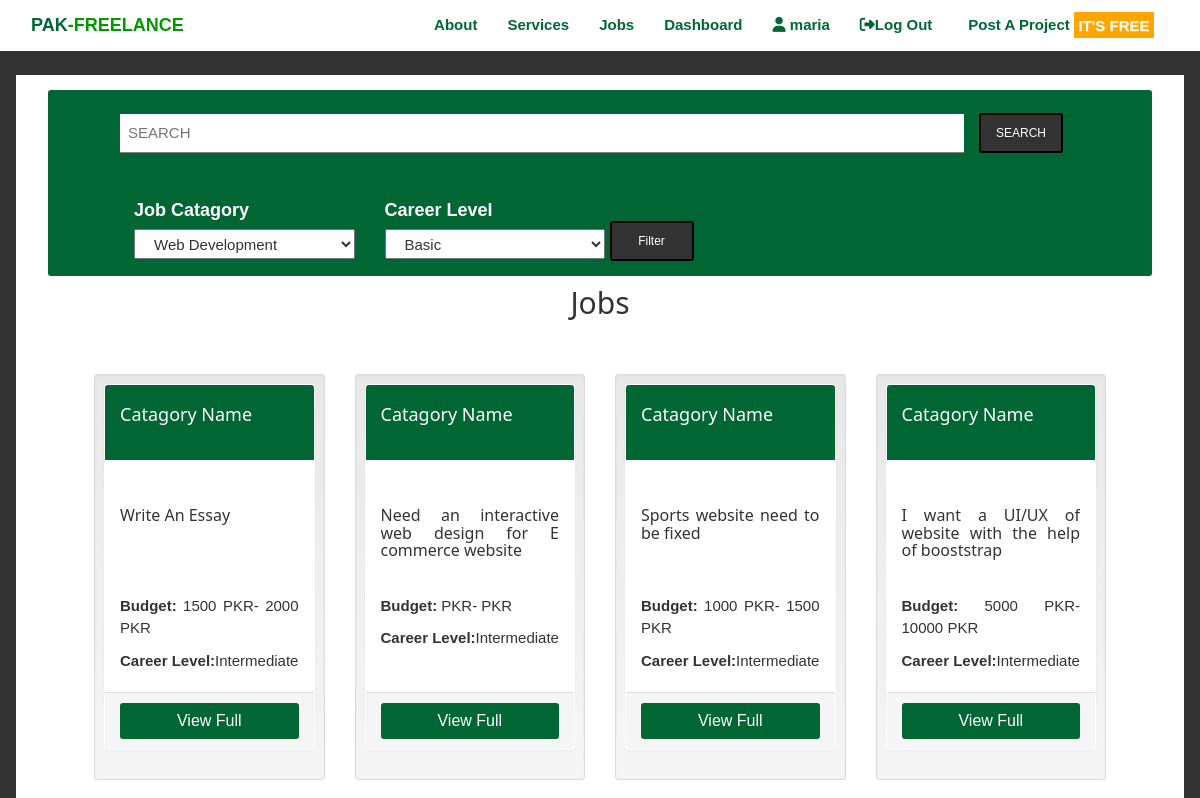
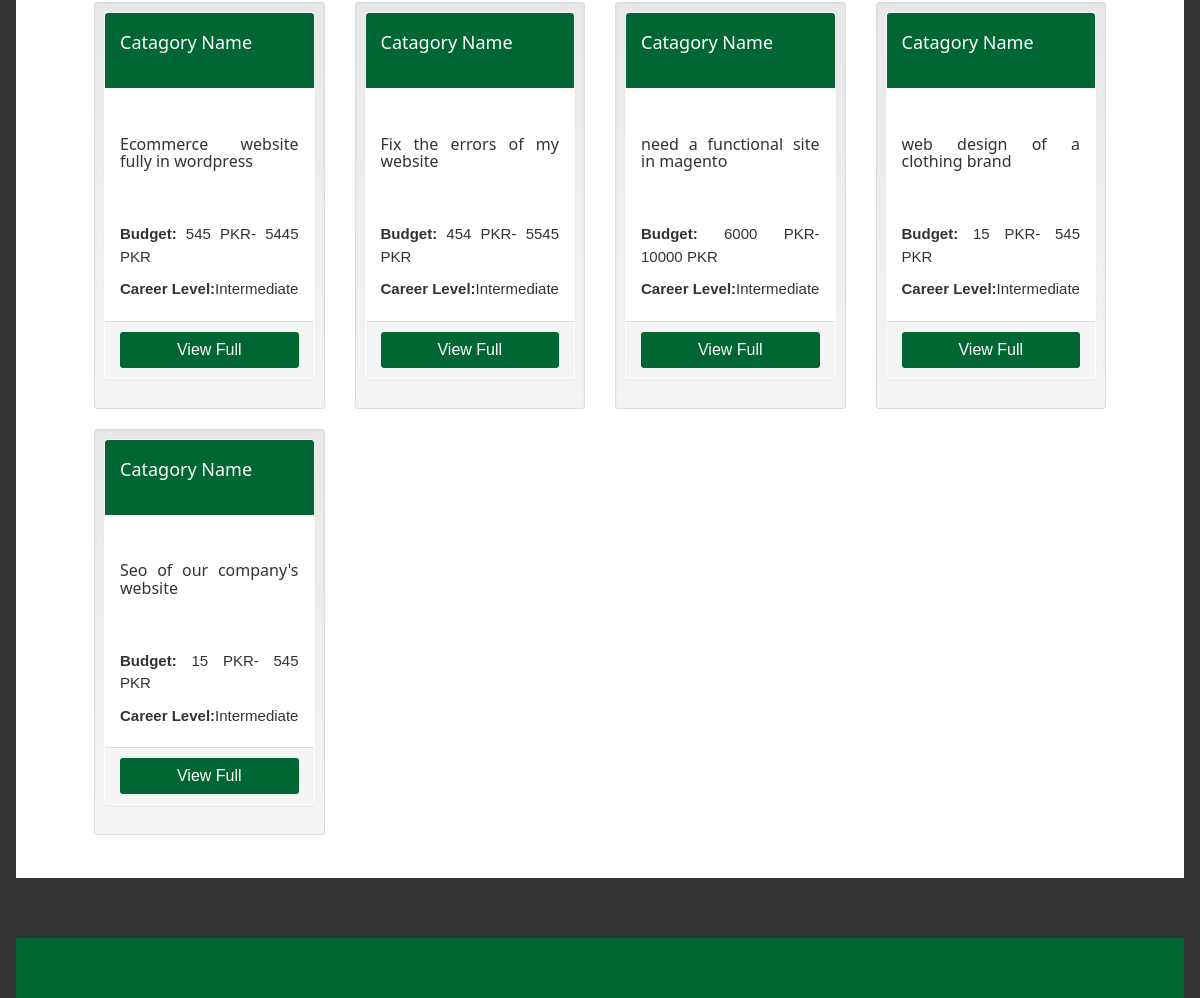
Page /views/jobs.php (signed in, upper part) on the earlier database version (2 pictures, top to bottom).
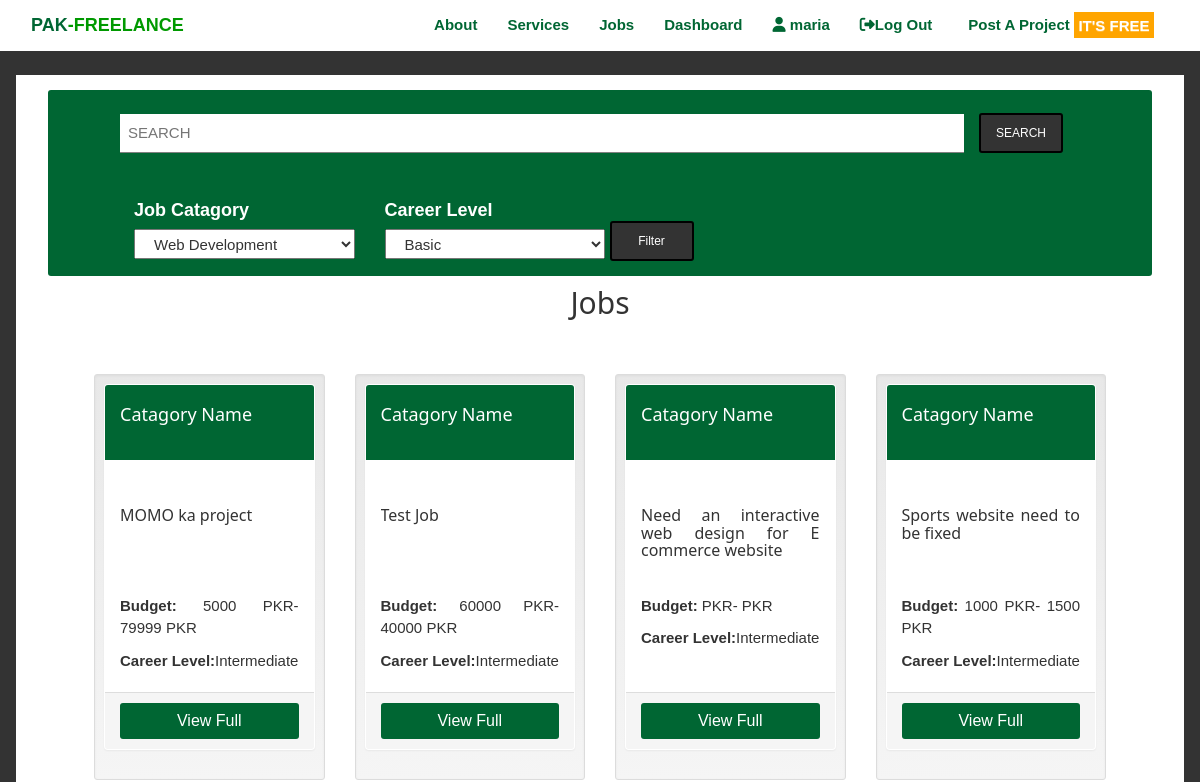
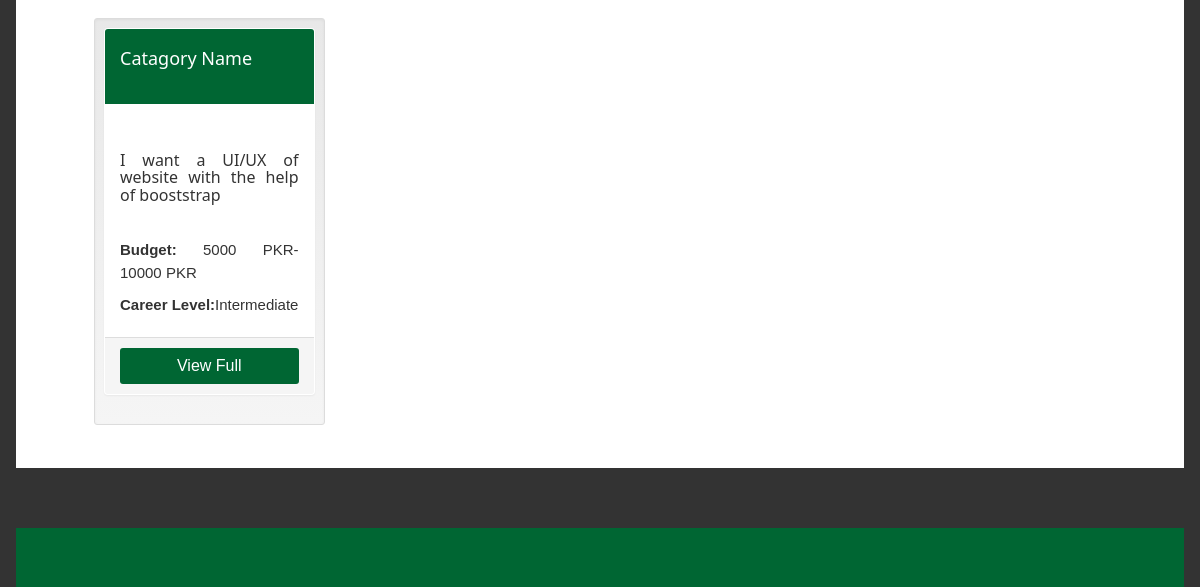
Same page on the later database version (2 pictures, top to bottom).
### tables this page shows
CREATE TABLE `jobs` (
  `id` int(20) NOT NULL,
  `user_id` int(11) NOT NULL,
  `title` text,
  `catagory` int(20) NOT NULL,
  `skills` text,
  `price_from` int(20) DEFAULT NULL,
  `price_to` int(20) DEFAULT NULL,
  `description` text,
  `career_level` varchar(255) DEFAULT NULL,
  `payment_method` enum('fixed','hourly') NOT NULL,
  `duration` varchar(500) NOT NULL,
  `commitment` varchar(500) NOT NULL,
  `is_deleted` tinyint(1) DEFAULT NULL,
  `status` enum('active','inactive') DEFAULT NULL
);

### views/Jobs.php (the view, shortened to what this page needs)
<?php
include("header.php"); ?>
    <html xmlns="http://www.w3.org/1999/html">
    <body style="background-color: #333;">
    <?php
        $haveJobsQuery = $conn->query("SELECT * FROM jobs  WHERE  is_deleted = 0 ORDER BY id  DESC ");
    ?>
    <section class="w3-container" style="margin-top: 5em; background-color: white;">
        <div class="w3-container">
            <div class="w3-container"
                 style="background-color:#063 !important; display:block; border-radius:3px; margin-top:1em; padding-bottom:1em;">
                <ul
                    style="list-style-type:none !important; text-decoration:none !important; padding-top:1em;">
                    <li>
                        <div>
                            <form class="w3-form col-sm-10 col-md-10 col-lg-10">
                                <input class="w3-input" placeholder="SEARCH" type="search">
                            </form>
                        </div>
                    </li>
                    <li style="padding-top:0.5em;" class="col-sm-2 col-md-2 col-lg-2">
                        <button class="btn-small M-button-Grey-to-white M-UniversalBtn btn-sm">
                            <a style="font-family: Arial" class="M-Universal-Link">SEARCH</a></button></li>
                    <li class="col-xs-12 col-sm-12 col-md-12 col-lg-12">
                        <div>
                            <form style=" margin-top:1em !important;">
                                <div class="col-xs-3 col-sm-3 col-md-3 col-lg-3">
                                    <div class="pull-left" style="margin-top:0.4em;">
                                        <label style="color:white;">Job Catagory</label>
                                        <select class="col-md-12" style=" height:2em;">
                                            <?php $queryForCatagory = $conn->query("SELECT * from catagory WHERE is_deleted = 0");
                                            while ($haveCatagoryDataArray = $queryForCatagory->fetch_array()) {
                                                ?>
                                                <option
                                                    value="<?php echo $haveCatagoryDataArray['id']; ?>"><?php echo $haveCatagoryDataArray['cat_name'] ?></option>
                                                <?php
                                            }
                                            ?>
                                        </select>
                                    </div>
                                </div>
                                <div class="col-xs-3 col-sm-3 col-md-3 col-lg-3">
                                    <div class="pull-left" style="margin-top:0.4em;">
                                        <label style="color: white;">Career Level</label>
                                        <select class="col-md-12" style=" height:2em;">
                                            <?php
                                            $queryForLevel = $conn->query("SELECT * FROM level");
                                            while ($haveLevelData = $queryForLevel->fetch_array()) {
                                                ?>
                                                <option
                                                    value="<?php echo $haveLevelData['id']; ?>"><?php echo $haveLevelData['level_name']; ?></option>
                                                <?php
                                            }
                                            ?>
                                        </select>
                                    </div>
                                </div>
<div class="col-xs-3 col-sm-3 col-md-3 col-lg-3" style="float: left; margin-left:-1.7em;">
    <div  style="padding-top:2em;">
        <button type="submit"class="btn-sm M-button-Grey-to-white M-UniversalBtn"><a style="font-family: Arial" class="M-Universal-Link">Filter</a></button>
    </div>
</div>
                            </form>
                        </div>
                    </li>
                </ul>
            </div>
            <section>
                <div class=" w3-container">
                    <h2 class="text-center">Jobs</h2>
                    <br/><br/>
                    <div class="col-sm-12 col-md-12 col-lg-12">
                        <?php while ($haveJobData = $haveJobsQuery->fetch_array()) { ?>
                            <div class=" col-sm-3 col-md-3 col-lg-3">
                                <div class=" well well-sm">
                                    <div class="panel">
                                        <div class="panel-heading"
                                             style="background-color:#063; color:white; height: 5em; background-size:contain;">
                                            <h5>Catagory Name</h5>
                                        </div>
                                        <div class="panel-body text-justify" style="background-size: contain; ">
                                            <br>
                                            <center>
                                                <div style=" background-size: contain; box-sizing: content-box; overflow: hidden; height: 5em;  text-overflow-ellipsis:2; ">
                                                <h6 class=" text-justify">
                                                    <?php echo substr($haveJobData['title'],0,54); ?></h6>
                                                </div>
                                                <br>
                                                <div class="text-justify" style="height: 4em;">
                                                    <p>
                                                        <strong>Budget: </strong><span><?php echo $haveJobData['price_from']; ?> </span><span> PKR</span>-<span> <?php echo $haveJobData['price_to']; ?></span><span> PKR</span>
                                                    </p>
                                                    <p><strong>Career Level:</strong>Intermediate</p>
                                                </div>
                                            </center>
                                            <br>
                                        </div>
                                        <div class="panel-footer"><a class="M-Universal-Link"
                                                                     href="Single.php?JobID=<?php echo $haveJobData['id']; ?>">
                                                <button class=" btn btn-block btn-sm"
                                                        style="height:3em; background-color:#063; color:white; ">
                                                    <p style="font-family: Arial; color: white; font-size: medium;" class="M-Universal-Link">
                                                        View
                                                        Full</p></button>
                                            </a></div>
                                    </div>
                                </div>
                            </div>
                        <?php } ?>
                    </div>
                    <br/>
                    <br><br>
                </div>
        </div>
        <br>
    </section>
    </body>
    </html>
<?php
include("footer.php");
?>

### views/header.php (shortened to what this page needs)
<html lang="en">
<head>
    <link href="../STYLE/main1.css" rel="stylesheet" />
    <link href="../STYLE/css/bootstrap.min.css" rel="stylesheet" type="text/css">
    <link href="../STYLE/css/bootstrap-theme.min.css" rel="stylesheet" type="text/css">
    <link href="//maxcdn.bootstrapcdn.com/font-awesome/4.2.0/css/font-awesome.min.css" rel="stylesheet">
    <link rel="stylesheet" href="http://cdnjs.cloudflare.com/ajax/libs/font-awesome/4.6.3/css/font-awesome.min.css">
    <link href="../STYLE/W3STYLE.css" rel="stylesheet" type="text/css">
    <link href="../STYLE/font-awesome-4.6.3/css/font-awesome.min.css" rel="stylesheet" type="text/css">
</head>
<body class="w3-container">
<div>
    <section style="font-family: Arial">
        <nav class="navbar navbar-custom navbar-fixed-top w3-container" role="navigation">
            <div class="container-fluid">
                <div class="navbar-header">
                    <a class="navbar-brand" href="../views/INDEX.php"><strong style="font-family: Arial">PAK<span style="color:#090; font-family: Arial">-FREELANCE</span></strong></a>
                </div>
                <div class="collapse navbar-collapse navbar-right" id="mynavbar" style="font-family: Arial">
                    <ul class="nav navbar-nav" style="font-family: Arial">
                        <li ><a href="#ABOUT" style="font-family: Arial">About</a></li>
                        <li ><a href="#SERVICE" style="font-family: Arial">Services</a></li>
                        <li ><a href="jobs.php" style="font-family: Arial">Jobs</a></li>
                        <?php if(!empty($_SESSION)) { ?>
                           <li><a href="../process/dashboard-controller.php?userRequest=DashboardRequest" style="font-family: Arial">Dashboard</a></li>
                            <li class=""><a href="#" style="font-family: Arial">
                                <i class="fa fa-1x fa-user"></i><span> <?php echo $_SESSION['full_name'] ?></span></a> </li>
                            <li class=""><a href="../process/UserController.php?userAction=logout" style="font-family: Arial"><i class="fa fa-1x fa-sign-out"></i>Log Out<span ></span></a> </li>
                        <?php }
                        else {?>
                            <li><a href="signin.php" style="font-family: Arial"><i class="fa fa-1x fa-sign-in"></i> Sign In</a></li>
                            <li ><a href="signup.php" style="font-family: Arial"><i class="fa fa-1x fa-user"></i> Sign Up</a></li>
                        <?PHP } ?>
                        <li style="padding-left:0.4em; font-family: Arial"><a href="Post-Job.php" style="font-family: Arial">Post A Project
                                <span style="background-color:orange; color:white;
                         padding:0.3em; font-family: Arial"> IT'S FREE</span></a></li>
                    </ul>
                </div>
            </div>
        </nav>
    </section>
</div>
</body>
</html>

### views/footer.php (shortened to what this page needs)
<html>
<body style="font-family: Arial">
<br /><br />
<footer class="M-FooterStyle w3-container" style="padding-bottom:2em;">
</footer>
</body>
</html>

### STYLE/main1.css (style rules this page uses)
body,p,a,h1,h2,h3,h4,h5,h6,li,footer { font-family:Arial; }
footer { font-family:Arial; }
section { font-family: Arial; }
form,input,textarea { font-family:Arial; }
label { font-family:Arial; font-size:18px; font-weight:bold; }
h1,h2,h3,h4,h5,h6,select,option,label { font-family:Arial; }
.M-Universal-Link { text-decoration:none !important; font-family:Arial; text-underline:none; }
.navbar-custom { background-color:#fff; border-color:#063; border-radius:0px !important; display:block; width:100%; font-family:Arial; }
.navbar-custom .navbar-brand, .navbar-custom .navbar-brand:hover, .navbar-custom .navbar-brand:focus { color: #063; }
.navbar-custom .navbar-nav > li > a { color: #063; font-weight:600; font-family:Arial; }
button { border:none; text-decoration:none; display:block; padding:0em; font-family:Arial; text-align:center; border-radius:2px; cursor:pointer; -webkit-transition-duration:0.4s; transition:ease-in-out; transition-duration:0.4s; }
.M-button-Grey-to-white { background-color:#333; color:white; width:7em !important; height:3.3em !important; font-family:Arial; border:2px solid black; }
.M-UniversalBtn { border-radius:1px; font-family:Arial; }
.M-FooterStyle { height:auto !important; min-height:27em !important; max-height:auto !important; padding-top:4em !important; width:100%; font-family:Arial; color:white !important; background-color:#063 !important; padding-bottom:1em; word-spacing:0.5em; margin-top:1em !important; }
@media only screen and (max-width : 1260px),
only screen and (max-device-width : 1260px) { .M-FooterStyle { margin-bottom:0em; height:20em; margin-top:7em; } }
@media only screen and (max-width : 940px),
only screen and (max-device-width : 940px) { .M-FooterStyle { margin-bottom:0em; min-height:auto !important; margin-top:7em; } }

### STYLE/W3STYLE.css (style rules this page uses)
* { -webkit-box-sizing:border-box;-moz-box-sizing:border-box;box-sizing:border-box }
html { -ms-text-size-adjust:100%;-webkit-text-size-adjust:100% }
body { margin:0 }
article,aside,details,figcaption,figure,footer,header,hgroup,main,menu,nav,section,summary { display:block }
a { background-color:transparent }
button,input,select,textarea { font:inherit;margin:0 }
button { overflow:visible }
button,select { text-transform:none }
button,html input[type=button],input[type=reset],input[type=submit] { -webkit-appearance:button;cursor:pointer }
input[type=search] { box-sizing:content-box;-webkit-appearance:textfield;-moz-box-sizing:content-box;-webkit-box-sizing:content-box }
html,body { font-family:Verdana,sans-serif;font-size:15px;line-height:1.5 }
html { overflow-x:hidden }
h1,h2,h3,h4,h5,h6,.w3-slim,.w3-wide { font-family:"Segoe UI",Arial,sans-serif }
h2 { font-size:30px }
h5 { font-size:18px }
h6 { font-size:16px }
h1,h2,h3,h4,h5,h6 { font-weight:400;margin:10px 0 }
a { color:inherit }
.w3-input { padding:8px;display:block;border:none;border-bottom:1px solid #808080;width:100% }
.w3-container:after,.w3-row:after,.w3-row-padding:after,.w3-topnav:after,.w3-clear:after,.w3-btn-group:before,.w3-btn-group:after,.w3-btn-bar:before,.w3-btn-bar:after { content:"";display:table;clear:both }
.w3-padding-medium,.w3-padding,.w3-form { padding:8px 16px!important }
.w3-container { padding:0.01em 16px }

Differences in the rows shown:
removed jobs: title "Write An Essay", price_from "1500", price_to "2000"
removed jobs: title "Ecommerce website fully in wordpress", price_from "545", price_to "5445"
removed jobs: title "Fix the errors of my website", price_from "454", price_to "5545"
removed jobs: title "need a functional site in magento", price_from "6000", price_to "10000"
removed jobs: title "web design of a clothing brand", price_from "15", price_to "545"
removed jobs: title "Seo of our company's website", price_from "15", price_to "545"
added jobs: title "MOMO ka project", price_from "5000", price_to "79999"
added jobs: title "Test Job", price_from "60000", price_to "40000"
